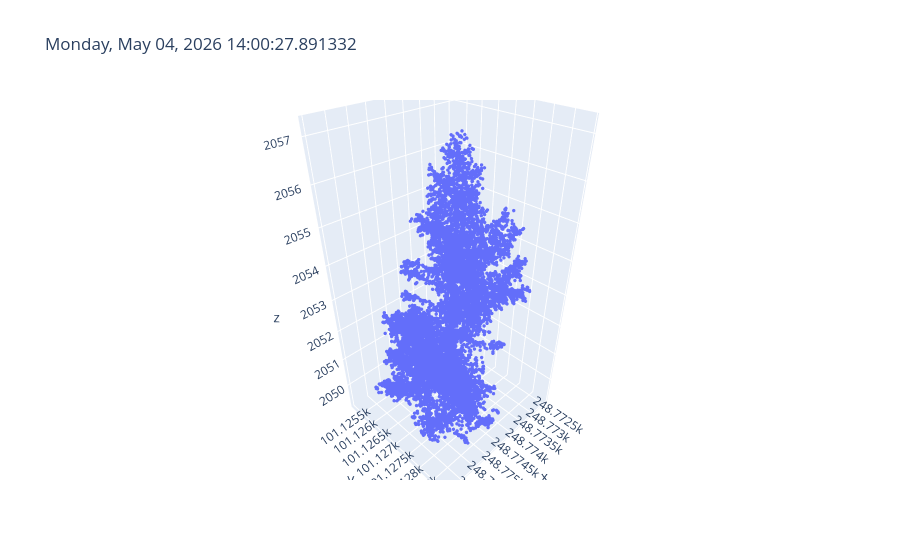

Notebook code for this chart:
### Code cell
dataset[1].plot()

### Figure 1 — Plotly figure (JSON) as saved in the notebook; plotly's stock layout.template omitted (floating-point values rounded to 4 significant figures; data arrays with more than 128 entries replaced by an {"elided": "..."} marker saying what was removed)
{"data": [{"hovertemplate": "<b>%{hovertext}</b><br><br>x=%{x}<br>y=%{y}<br>z=%{z}<extra></extra>", "hovertext": {"elided": "11631 str values"}, "legendgroup": "", "marker": {"color": "#636EFA", "opacity": 1, "size": 2, "symbol": "circle"}, "mode": "markers", "name": "", "scene": "scene", "showlegend": false, "type": "scatter3d", "x": {"elided": "11631 float values"}, "y": {"elided": "11631 float values"}, "z": {"elided": "11631 float values"}}], "layout": {"hovermode": false, "legend": {"tracegroupgap": 0}, "scene": {"aspectmode": "data", "domain": {"x": [0, 1], "y": [0, 1]}, "xaxis": {"title": {"text": "x"}}, "yaxis": {"title": {"text": "y"}}, "zaxis": {"title": {"text": "z"}}}, "title": {"text": "Monday, May 04, 2026 14:00:27.891332"}}}
